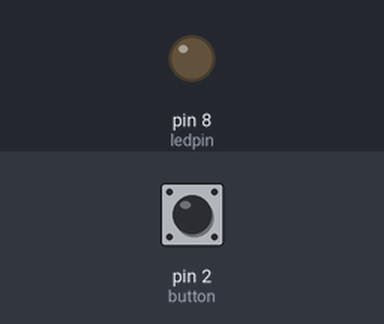
Simulated run of this sketch. Board: Arduino Uno, built with avr-gcc and run on an emulated ATmega328P. On the bench: output pins drawn as LEDs (lit = HIGH). The test bench sets the inputs (shaded band); at power-on: pin 2 (button) LOW.

Above: at 1.2 s.
1.3 s: pin 2 (button) pulled HIGH for 0.15 s
At 1.37 s:
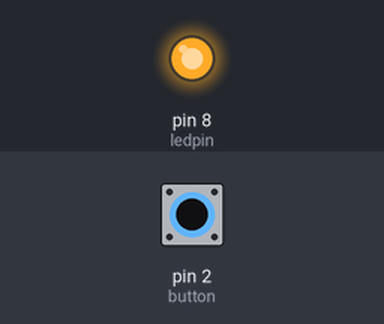
2.9 s: pin 2 (button) pulled HIGH for 3.2 s
At 7.3 s:
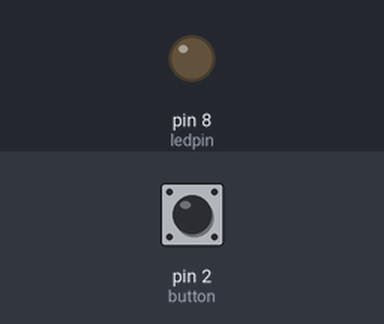
Timing chart, 0 to 8.8 s (numbered marks = the images above; inputs shaded):
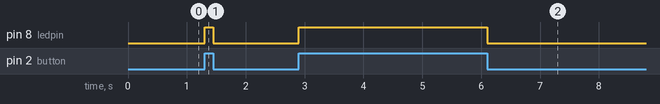

Measured:
- after the input at 1.3 s, pin 8 (ledpin): LOW → HIGH at once, → LOW 0.15 s later
- after the input at 2.9 s, pin 8 (ledpin): LOW → HIGH at once, → LOW 3.2 s later

The sketch:

Using_DigitalRead.ino
```cpp
const int button=2;
const int ledpin=8;
void setup() {
  // put your setup code here, to run once:
pinMode(ledpin,OUTPUT); // DigitalPin 9 , is set an an OUTPUT pin Here
pinMode(button,INPUT);  // Digitalpin 2 , is set as an INPUT pin here
}

void loop() {
  // put your main code here, to run repeatedly:
if(digitalRead(button)==HIGH){  //if the function see that input is HIGH/ 1 , it executes the next statement
  digitalWrite(ledpin,HIGH);    // if the previous condition is correct, the statement will be executed

}
else{
  digitalWrite(ledpin,LOW);    // If the the condition state earlier is false, this statement will execute

}
}

// Remember to add a pull down resistor to ground ,in-order to remove fluctuating reading on the input pin.
```
